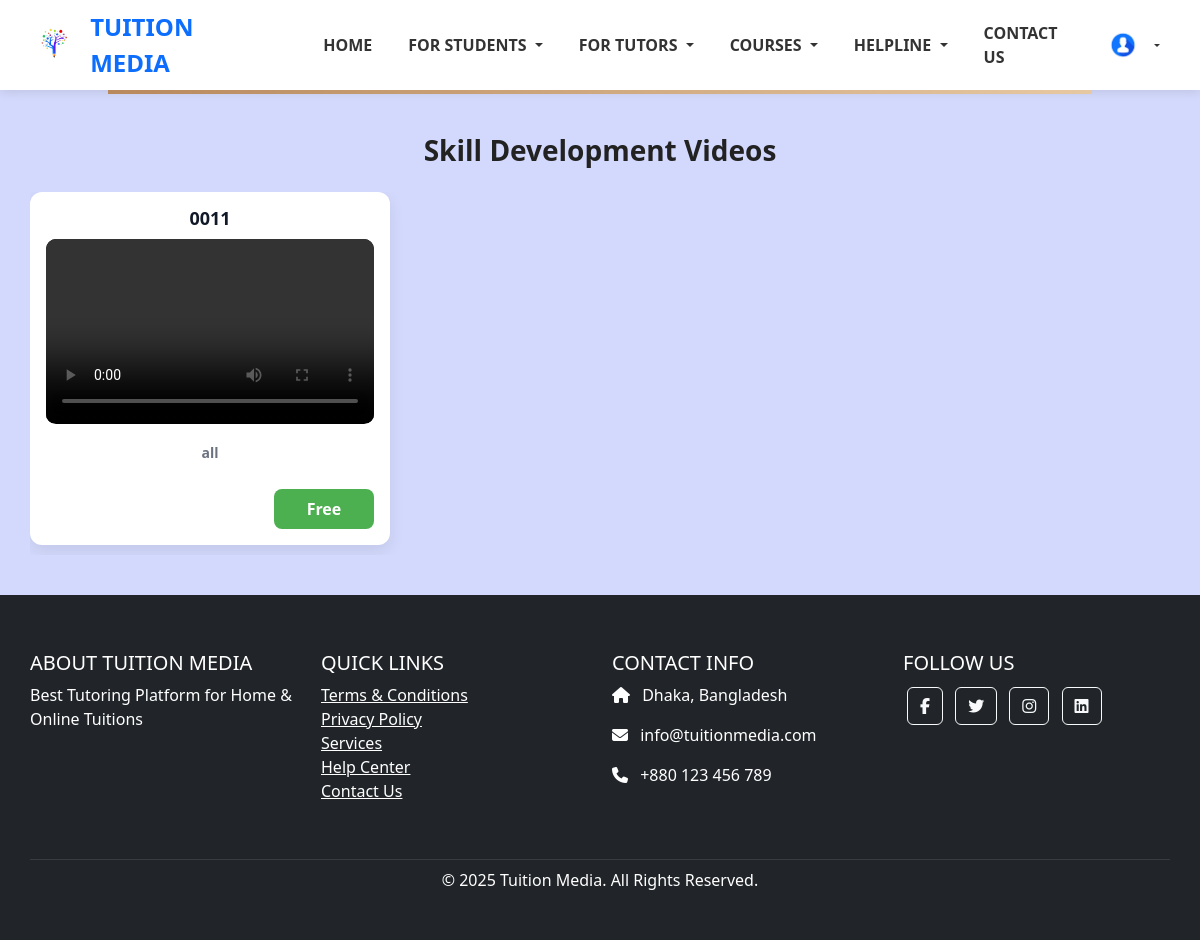
The app's page /skill_development/ (signed in), older data.
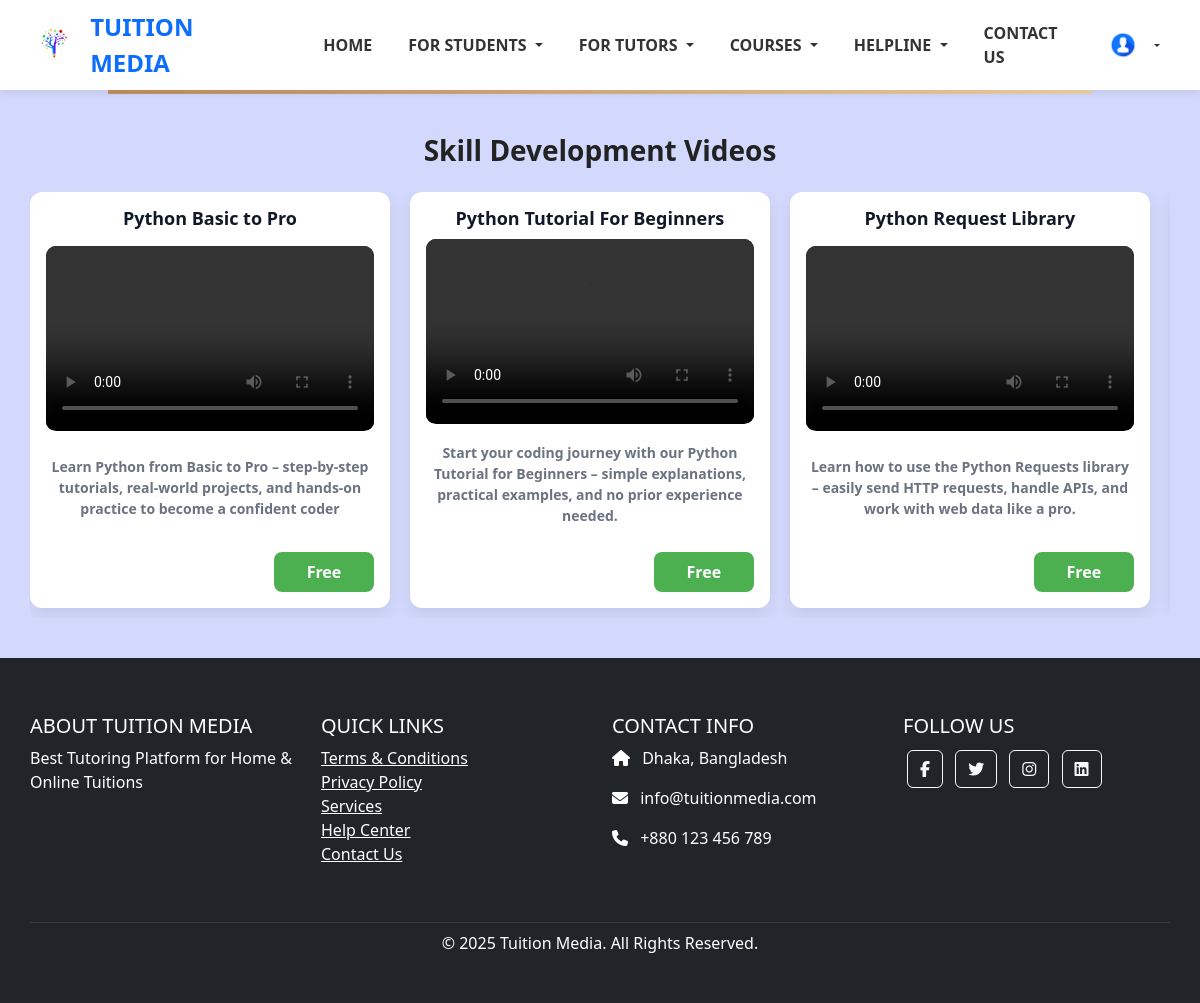
The same page, newer data.
### courses/models.py (models this page shows, shortened)
class SkillVideo(models.Model):
    title = models.CharField(max_length=255)
    description = models.TextField(blank=True)
    video_file = models.FileField(upload_to='videos/')  # file upload folder
    timestamp = models.DateTimeField(auto_now_add=True,blank=True,null=True)

### courses/views.py (the view)
# urls.py: path('skill_development/', course_view.skill_development_view ,name='skill_development'),
def skill_development_view(request):
    videos = SkillVideo.objects.all()
    return render(request, 'courses/skill_development.html', {'videos': videos})

### template/courses/skill_development.html (shortened to what this page needs)
{% extends 'base.html' %}
{% block content %}
<div class="container">
  <h2 class="heading">Skill Development Videos</h2>
  {% if videos %}
    <div class="scroll-row">
      {% for video in videos %}
        <div class="video-card glow-on-hover" onclick="toggleZoom(event)">
          <h3 class="video-title">{{ video.title }}</h3>
          <div class="video-container">
            <video controls>
              <source src="{{ video.video_file.url }}" type="video/mp4">
            </video>
          </div>
          <p class="video-description"><strong>{{ video.description }}</strong></p>
          <div class="green-rectangle">
            Free
          </div>
        </div>
      {% endfor %}
    </div>
  {% else %}
    <p style="text-align: center; color: #888;">No videos uploaded yet.</p>
  {% endif %}
</div>
{% endblock %}

Row changes from the older to the newer data that the page shows:
removed SkillVideo: title "0011", description "all"
added SkillVideo: title "Python Basic to Pro", description "Learn Python from Basic to Pro – step-by-step tutorials, real-world projects, and hands-on practice to become a confident coder"
added SkillVideo: title "Python Tutorial For Beginners", description "Start your coding journey with our Python Tutorial for Beginners – simple explanations, practical examples, and no prior experience needed."
added SkillVideo: title "Python Request Library", description "Learn how to use the Python Requests library – easily send HTTP requests, handle APIs, and work with web data like a pro."
